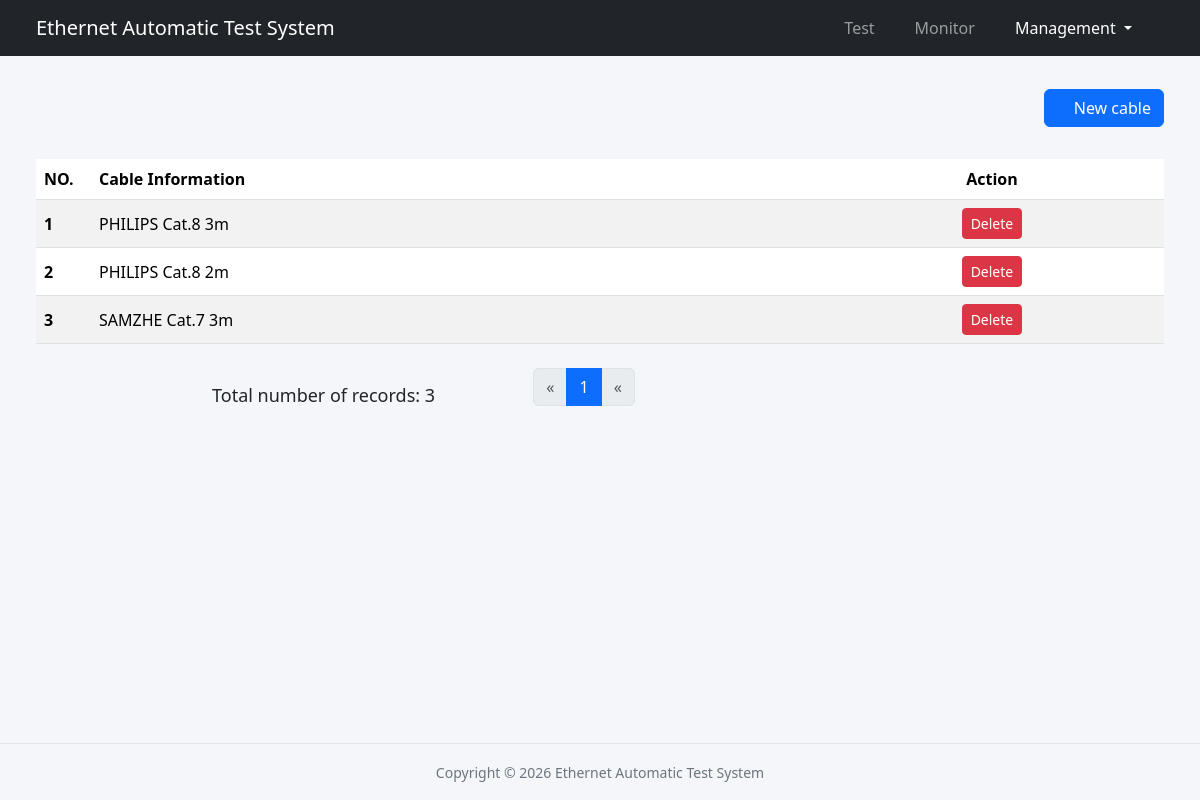
The page /api/cables on the database as committed earlier.
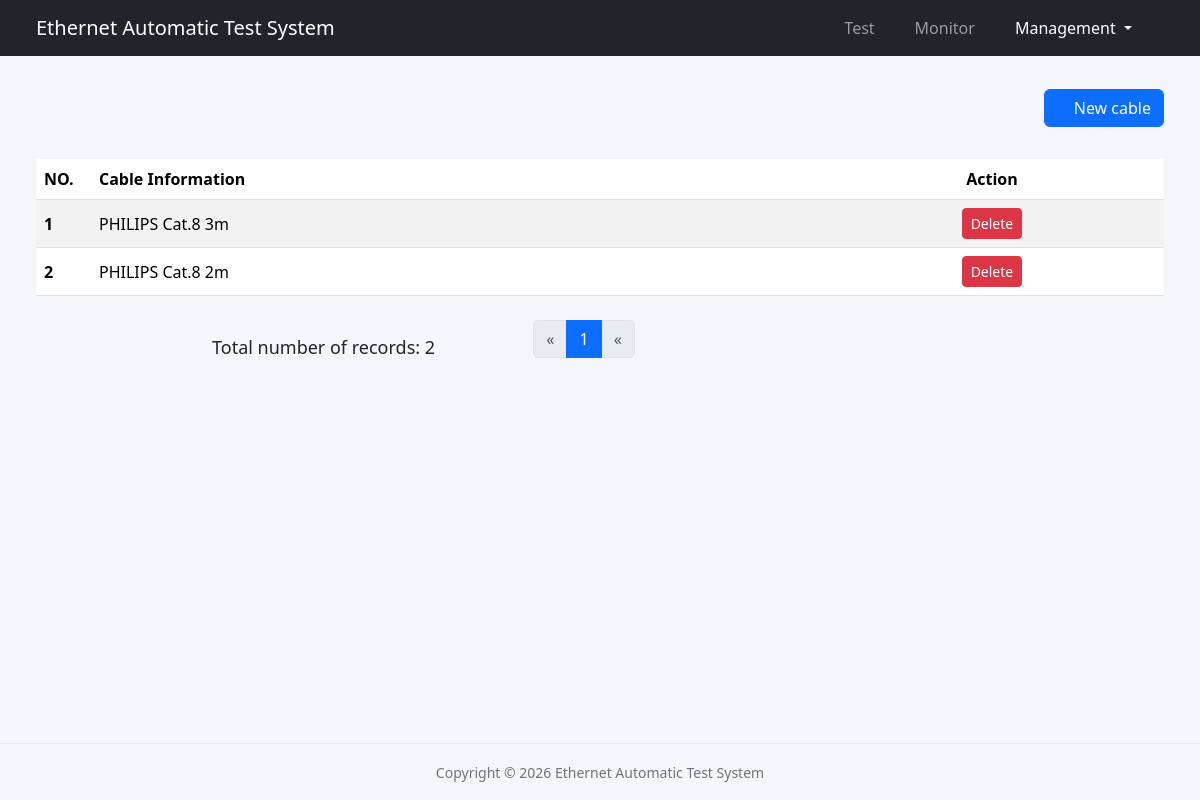
The same page on the database as committed later.
### libs/models.py (models this page shows)
class Cable(db.Model):
    __tablename__ = 'cable'
    id = db.Column(db.Integer, primary_key=True)
    cable_info = db.Column(db.String(100), nullable=False, unique=True)

### app.py (the view)
@app.route('/api/cables', methods=['GET'])
def cables_management():
    page = request.args.get('page', 1, type=int)
    pagination = Cable.query.order_by(Cable.id).paginate(page=page, per_page=100, error_out=False)
    cables = pagination.items
    return render_template("cable_management.html", current_url="management",
                           cables=cables, pagination=pagination)

### templates/cable_management.html (shortened to what this page needs)
{% extends "base.html" %}
{% import "_macros.html" as macros %}
{% block contents %}
    <div class="d-flex justify-content-end align-items-center flex-wrap mb-4 my-4">
        <button class="btn btn-primary" data-bs-target="#addNewCable" data-bs-toggle="modal"><i class="bi bi-plus-circle"></i> New cable</button>
    </div>
    <div class="table-responsive py-2">
        <table class="table table-striped table-hover">
            <thead>
                <tr>
                    <th class="text-start" style="max-width: 55px; width: 55px;">NO.</th>
                    <th class="text-start">Cable Information</th>
                    <th class="text-center">Action</th>
                </tr>
            </thead>
            <tbody>
                {% for cable in cables %}
                <tr>
                    <th class="text-start">{{ cables.index(cable) + 1 }}</th>
                    <td class="text-start">{{ cable.cable_info }}</td>
                    <td class="text-center">
                        <form action="{{ url_for('delete_cable', cable_id=cable.id) }}" method="post" class="d-inline"
                        onsubmit="return confirm('Are you sure you want to delete cable: {{ cable.cable_info }}?');">
                            <button type="submit" class="btn btn-danger btn-sm">Delete</button>
                        </form>
                    </td>
                {% endfor %}
            </tbody>
        </table>
    </div>
    <div class="pagination">
      {{ macros.pagination_widget(pagination, ".cables_management") }}
    </div>
{% endblock %}

Rows that differ between the two databases and show on the page:
removed Cable: cables.index(cable)+1 "3", cable_info "SAMZHE Cat.7 3m"
Other text that changed with them:
{{ pagination.total }}: "3" → "2"
